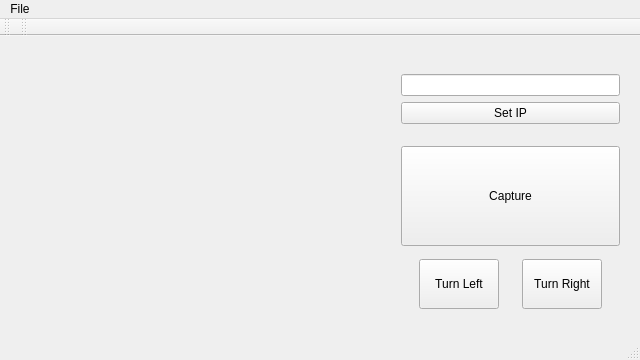
<?xml version="1.0" encoding="UTF-8"?>
<ui version="4.0">
 <class>CameraIP</class>
 <widget class="QMainWindow" name="CameraIP">
  <property name="geometry">
   <rect>
    <x>0</x>
    <y>0</y>
    <width>640</width>
    <height>360</height>
   </rect>
  </property>
  <property name="windowTitle">
   <string>Interface : Camera IP</string>
  </property>
  <widget class="QWidget" name="centralWidget">
   <widget class="QWidget" name="verticalLayoutWidget">
    <property name="geometry">
     <rect>
      <x>390</x>
      <y>10</y>
      <width>241</width>
      <height>291</height>
     </rect>
    </property>
    <layout class="QVBoxLayout" name="verticalLayout">
     <item>
      <spacer name="verticalSpacer_4">
       <property name="orientation">
        <enum>Qt::Vertical</enum>
       </property>
       <property name="sizeHint" stdset="0">
        <size>
         <width>20</width>
         <height>40</height>
        </size>
       </property>
      </spacer>
     </item>
     <item>
      <widget class="QLineEdit" name="IP">
       <property name="text">
        <string/>
       </property>
      </widget>
     </item>
     <item>
      <widget class="QPushButton" name="SetIp">
       <property name="text">
        <string>Set IP</string>
       </property>
      </widget>
     </item>
     <item>
      <spacer name="verticalSpacer_2">
       <property name="orientation">
        <enum>Qt::Vertical</enum>
       </property>
       <property name="sizeHint" stdset="0">
        <size>
         <width>20</width>
         <height>40</height>
        </size>
       </property>
      </spacer>
     </item>
     <item>
      <widget class="QPushButton" name="Capture">
       <property name="minimumSize">
        <size>
         <width>100</width>
         <height>100</height>
        </size>
       </property>
       <property name="text">
        <string>Capture</string>
       </property>
      </widget>
     </item>
     <item>
      <spacer name="verticalSpacer">
       <property name="orientation">
        <enum>Qt::Vertical</enum>
       </property>
       <property name="sizeHint" stdset="0">
        <size>
         <width>20</width>
         <height>30</height>
        </size>
       </property>
      </spacer>
     </item>
     <item>
      <layout class="QHBoxLayout" name="horizontalLayout_3">
       <item>
        <spacer name="horizontalSpacer_2">
         <property name="orientation">
          <enum>Qt::Horizontal</enum>
         </property>
         <property name="sizeHint" stdset="0">
          <size>
           <width>40</width>
           <height>20</height>
          </size>
         </property>
        </spacer>
       </item>
       <item>
        <widget class="QPushButton" name="TurnLeft">
         <property name="minimumSize">
          <size>
           <width>0</width>
           <height>50</height>
          </size>
         </property>
         <property name="text">
          <string>Turn Left</string>
         </property>
        </widget>
       </item>
       <item>
        <spacer name="horizontalSpacer">
         <property name="orientation">
          <enum>Qt::Horizontal</enum>
         </property>
         <property name="sizeHint" stdset="0">
          <size>
           <width>40</width>
           <height>20</height>
          </size>
         </property>
        </spacer>
       </item>
       <item>
        <widget class="QPushButton" name="TurnRight">
         <property name="minimumSize">
          <size>
           <width>0</width>
           <height>50</height>
          </size>
         </property>
         <property name="text">
          <string>Turn Right</string>
         </property>
        </widget>
       </item>
       <item>
        <spacer name="horizontalSpacer_3">
         <property name="orientation">
          <enum>Qt::Horizontal</enum>
         </property>
         <property name="sizeHint" stdset="0">
          <size>
           <width>40</width>
           <height>20</height>
          </size>
         </property>
        </spacer>
       </item>
      </layout>
     </item>
     <item>
      <spacer name="verticalSpacer_3">
       <property name="orientation">
        <enum>Qt::Vertical</enum>
       </property>
       <property name="sizeHint" stdset="0">
        <size>
         <width>20</width>
         <height>40</height>
        </size>
       </property>
      </spacer>
     </item>
    </layout>
   </widget>
   <widget class="QLabel" name="capture">
    <property name="geometry">
     <rect>
      <x>10</x>
      <y>10</y>
      <width>341</width>
      <height>271</height>
     </rect>
    </property>
    <property name="text">
     <string/>
    </property>
   </widget>
  </widget>
  <widget class="QMenuBar" name="menuBar">
   <property name="geometry">
    <rect>
     <x>0</x>
     <y>0</y>
     <width>640</width>
     <height>22</height>
    </rect>
   </property>
   <widget class="QMenu" name="menuFile">
    <property name="title">
     <string>File</string>
    </property>
    <addaction name="actionQuit"/>
   </widget>
   <addaction name="menuFile"/>
  </widget>
  <widget class="QToolBar" name="mainToolBar">
   <attribute name="toolBarArea">
    <enum>TopToolBarArea</enum>
   </attribute>
   <attribute name="toolBarBreak">
    <bool>false</bool>
   </attribute>
  </widget>
  <widget class="QStatusBar" name="statusBar"/>
  <widget class="QToolBar" name="toolBar">
   <property name="windowTitle">
    <string>toolBar</string>
   </property>
   <attribute name="toolBarArea">
    <enum>TopToolBarArea</enum>
   </attribute>
   <attribute name="toolBarBreak">
    <bool>false</bool>
   </attribute>
  </widget>
  <action name="actionQuit">
   <property name="checkable">
    <bool>false</bool>
   </property>
   <property name="text">
    <string>Quit</string>
   </property>
   <property name="shortcut">
    <string>Ctrl+Q</string>
   </property>
  </action>
 </widget>
 <layoutdefault spacing="6" margin="11"/>
 <resources/>
 <connections>
  <connection>
   <sender>actionQuit</sender>
   <signal>triggered()</signal>
   <receiver>CameraIP</receiver>
   <slot>close()</slot>
   <hints>
    <hint type="sourcelabel">
     <x>-1</x>
     <y>-1</y>
    </hint>
    <hint type="destinationlabel">
     <x>319</x>
     <y>179</y>
    </hint>
   </hints>
  </connection>
 </connections>
</ui>
